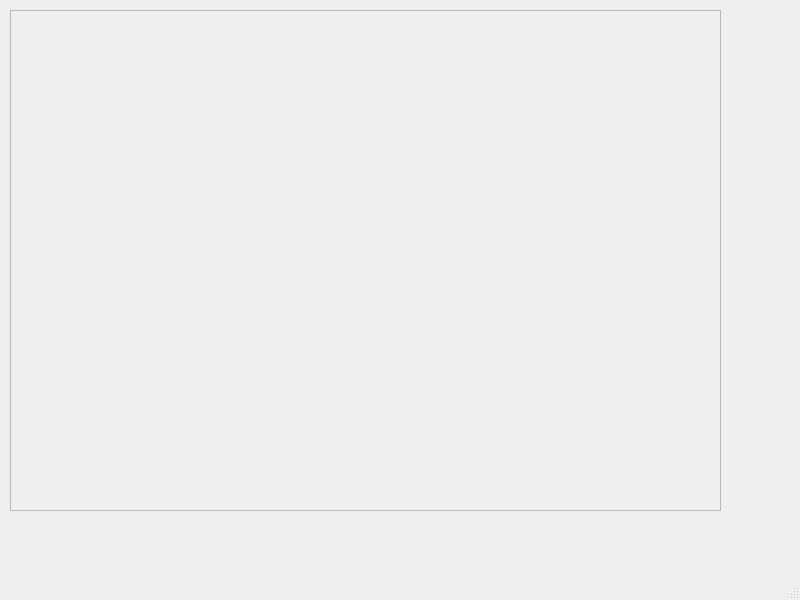
<?xml version="1.0" encoding="UTF-8"?>
<ui version="4.0">
 <class>MainWindow</class>
 <widget class="QMainWindow" name="MainWindow">
  <property name="geometry">
   <rect>
    <x>0</x>
    <y>0</y>
    <width>800</width>
    <height>600</height>
   </rect>
  </property>
  <property name="windowTitle">
   <string>MainWindow</string>
  </property>
  <widget class="QWidget" name="centralwidget">
   <widget class="MyFrame" name="frame">
    <property name="geometry">
     <rect>
      <x>10</x>
      <y>10</y>
      <width>711</width>
      <height>501</height>
     </rect>
    </property>
    <property name="frameShape">
     <enum>QFrame::Shape::StyledPanel</enum>
    </property>
    <property name="frameShadow">
     <enum>QFrame::Shadow::Raised</enum>
    </property>
   </widget>
  </widget>
  <widget class="QMenuBar" name="menubar">
   <property name="geometry">
    <rect>
     <x>0</x>
     <y>0</y>
     <width>800</width>
     <height>21</height>
    </rect>
   </property>
  </widget>
  <widget class="QStatusBar" name="statusbar"/>
 </widget>
 <customwidgets>
  <customwidget>
   <class>MyFrame</class>
   <extends>QFrame</extends>
   <header>myframe.h</header>
   <container>1</container>
  </customwidget>
 </customwidgets>
 <resources/>
 <connections/>
</ui>
